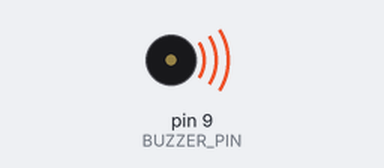
A sketch run on a simulated Arduino Uno, built with avr-gcc and run on an emulated ATmega328P. Shown: buzzer (waves = sounding).

Above: at 0.1 s.
Timing chart, 0 to 1.6 s (numbered marks = the images above):
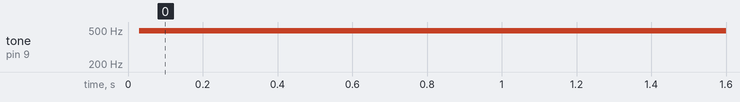

Measured:
- by itself, tone on pin 9 (BUZZER_PIN): silent → 490 Hz at 0.03 s

The sketch:

Buzzer_04_controllo_volume_pwm.ino
```cpp
// Controllo del volume tramite PWM
const int BUZZER_PIN = 9;  // Usa un pin che supporti PWM (es. 3, 5, 6, 9, 10, 11)

void setup() {
  pinMode(BUZZER_PIN, OUTPUT);
}

void loop() {
  // Volume crescente
  for (int volume = 0; volume <= 255; volume += 5) {
    analogWrite(BUZZER_PIN, volume);  // Imposta il "volume" tramite duty cycle
    delay(30);
  }

  // Volume decrescente
  for (int volume = 255; volume >= 0; volume -= 5) {
    analogWrite(BUZZER_PIN, volume);
    delay(30);
  }

  delay(1000);  // Pausa prima di ripetere
}
```
